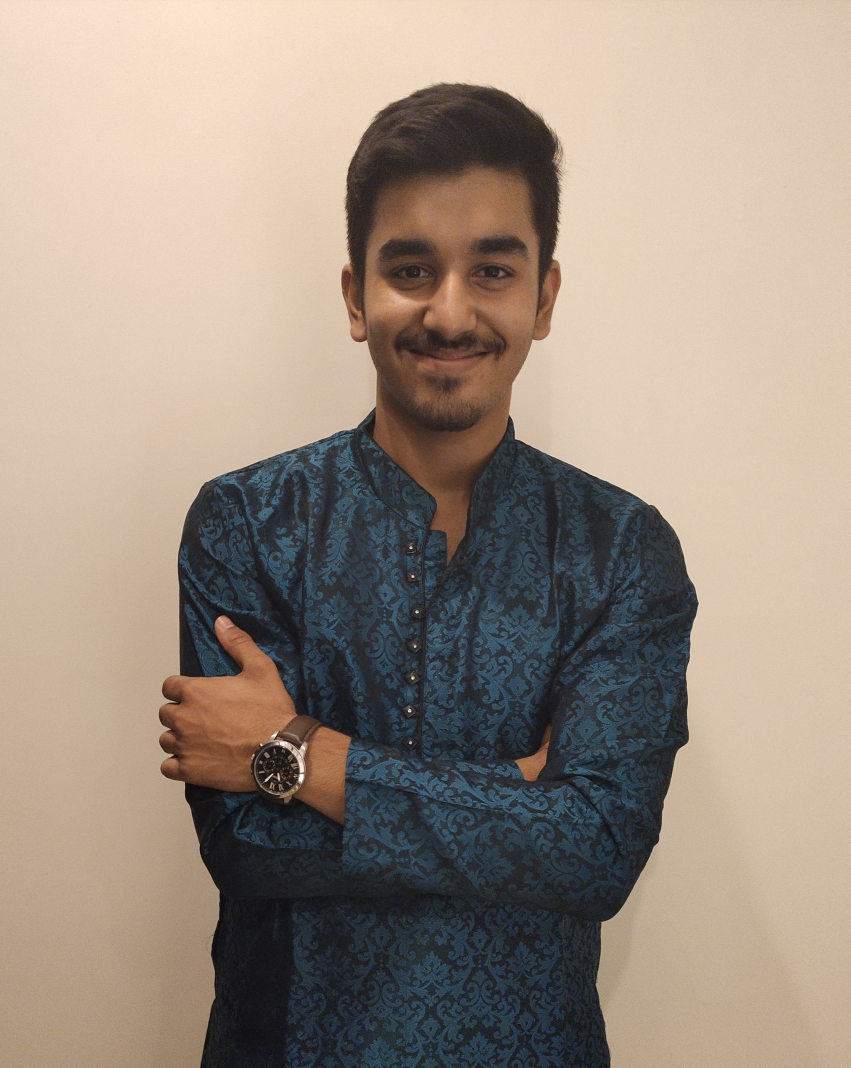
#> input picture data/my_photo.jpg, 2552 x 3204 px, given in place of the camera (shown at 1/3 size)
$ jupyter execute Testing.ipynb
#> lines starting #> are read from the running program, lines starting #| are printed output that depends on the picture; after the words box and inside, x2 and y2 are one past the last pixel; in counts of white or black regions, pixels touching at a corner belong together
#> in web_cam, frame is the input picture: shape (3204, 2552, 3); mean B, G, R 129.4, 142.6, 156.7
[cell 1]
import cv2
import numpy as np
import matplotlib.pyplot as plt
import time

[cell 2]
face_cascade = cv2.CascadeClassifier("data/haarcascade/haarcascade_frontalface_default.xml")

[cell 3]
def detect_face(img):
    img_gray = cv2.cvtColor(img,cv2.COLOR_BGR2GRAY)
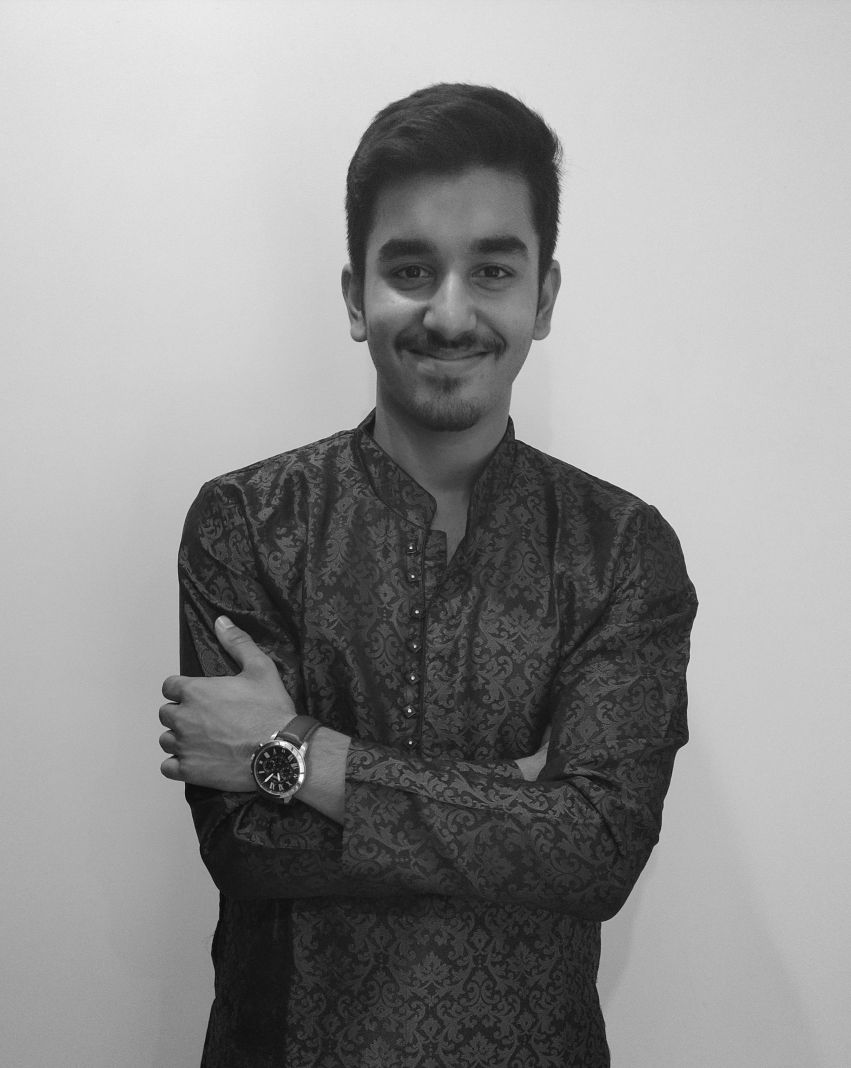
#> img_gray: shape (3204, 2552) (shown at 1/3 size); min 2, max 255, mean 145.3
    new_img = img.copy()
    face_rects = face_cascade.detectMultiScale(img_gray,scaleFactor=1.2,minNeighbors=5)
#> face_rects = [[1154, 1614, 56, 56], [941, 2071, 68, 68], [970, 503, 763, 763]]
    for (x,y,w,h) in face_rects:
        cv2.rectangle(new_img,(x,y),(x+w,y+h),(255,255,255),10)
#> this loop made 3 passes
    return new_img

[cell 4]
def web_cam():
    cap = cv2.VideoCapture(0)
    while True:
        ret, frame = cap.read()
        frame = detect_face(frame)
        cv2.imshow("Video Face Detection",frame)
        k=cv2.waitKey(1)
#> (key Esc is pressed here)
        if k==27:
            break

    cap.release()
    cv2.destroyAllWindows()

[cell 5]
web_cam()

[cell 6]
def img_read():
    while True:
        path=input("Enter the image's path(full path): ")
#> the answer given: data/my_photo.jpg
        pic = cv2.imread(path)
        try:
            Photo=pic.copy()
            break
        except:
            print("Wrong file path entered")
            continue
    Photo=cv2.resize(Photo,(1000,800))
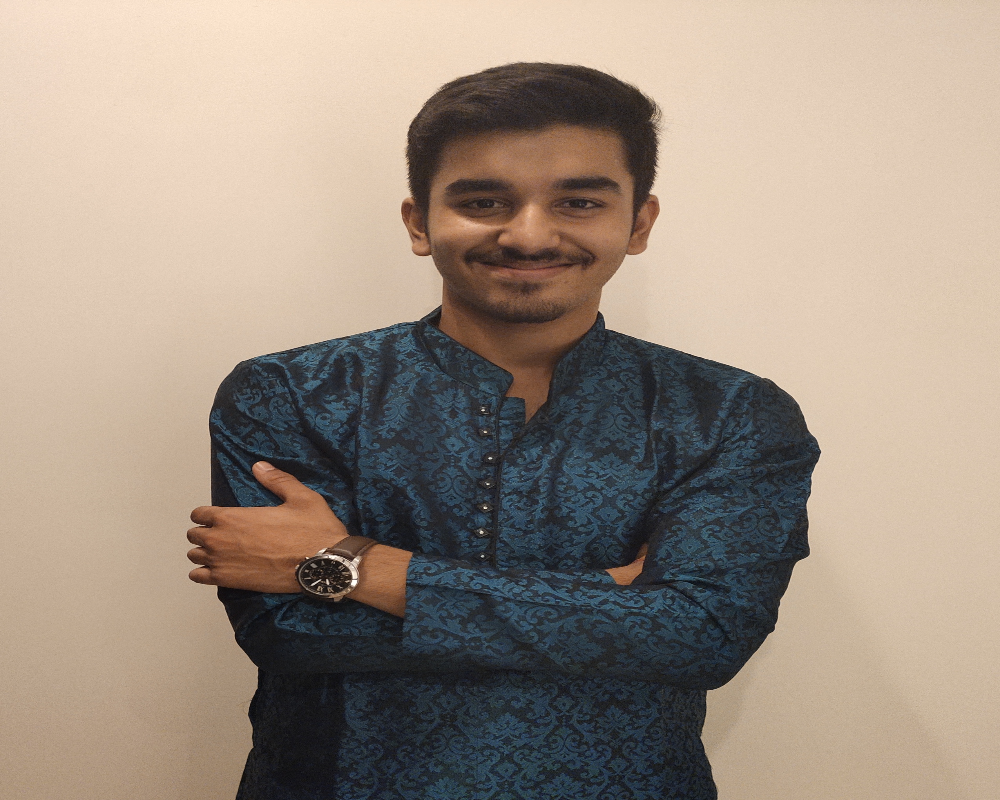
#> Photo: shape (800, 1000, 3); mean B, G, R 129.2, 142.4, 156.5
    result = detect_face(Photo)
#> in detect_face (call 2), `img_gray = cv2.cvtColor(img,cv2.COLOR_BGR2GRAY)`:
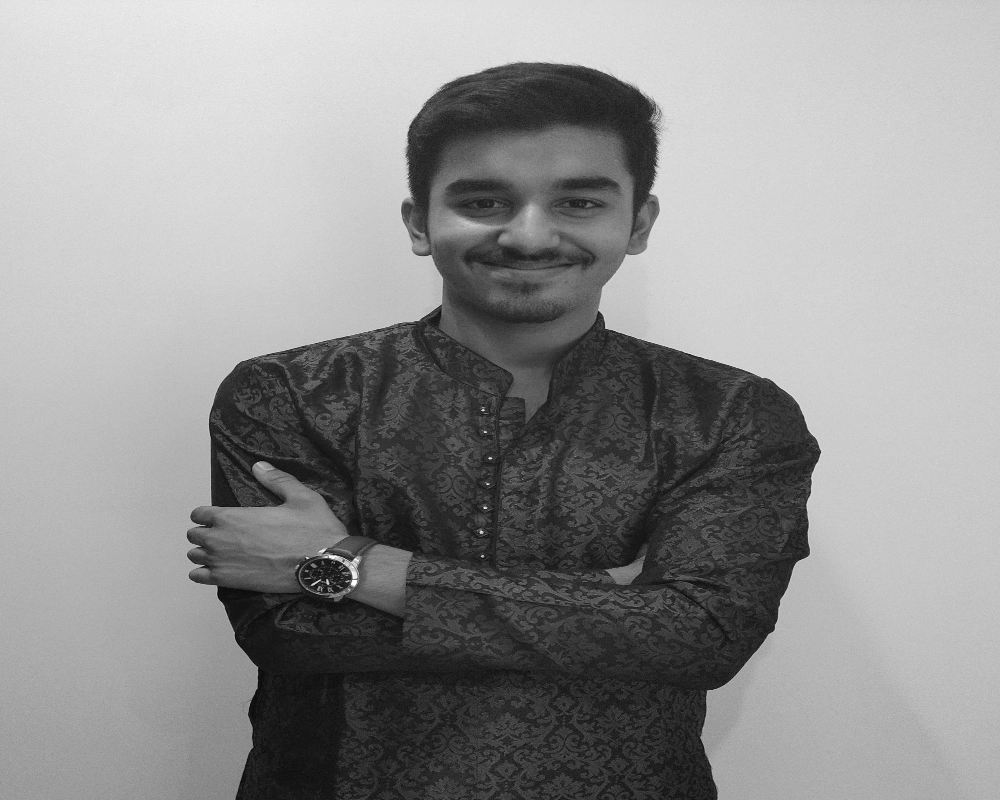
#> img_gray: shape (800, 1000); min 6, max 254, mean 145.1
#> in detect_face (call 2), `face_rects = face_cascade.detectMultiScale(img_gray,scaleFactor=1.2,mi..`: face_rects = [[400, 109, 247, 247]]
#> the loop in detect_face (call 2), `for (x,y,w,h) in face_rects:` made 1 pass
#> after the loop in detect_face (call 2), `for (x,y,w,h) in face_rects:`:
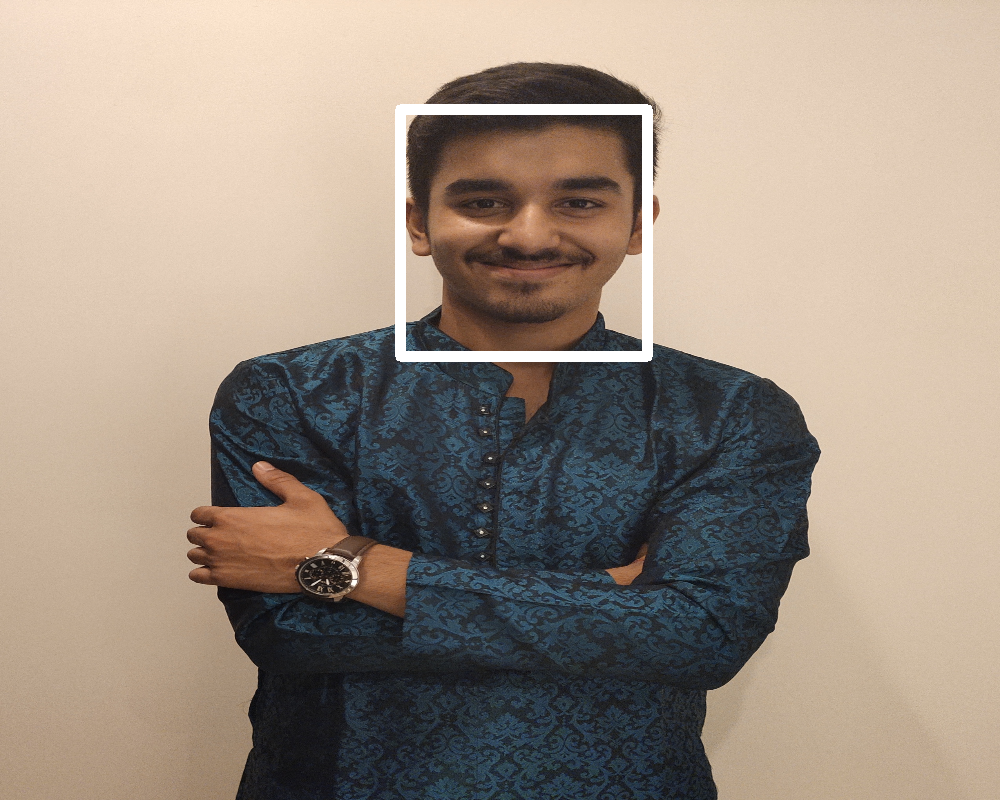
#> new_img: shape (800, 1000, 3); 1.35% of pixels changed, all inside (x1, y1, x2, y2) = (395, 104, 653, 362)
    cv2.imshow("result",result)
    cv2.waitKey()

[cell 7]
img_read()

[cell 8]
def vid_read():
    while True:
        path=input("Enter the video's path/location: ")
#> the answer given: capture.jpg
        cap = cv2.VideoCapture(path)
        if cap.isOpened() == False:
            print("Wrong file path entered")
            continue
        else:
            break
    fps = int(cap.get(cv2.CAP_PROP_FPS))
#> fps = 30
    while cap.isOpened():
        ret,frame = cap.read()
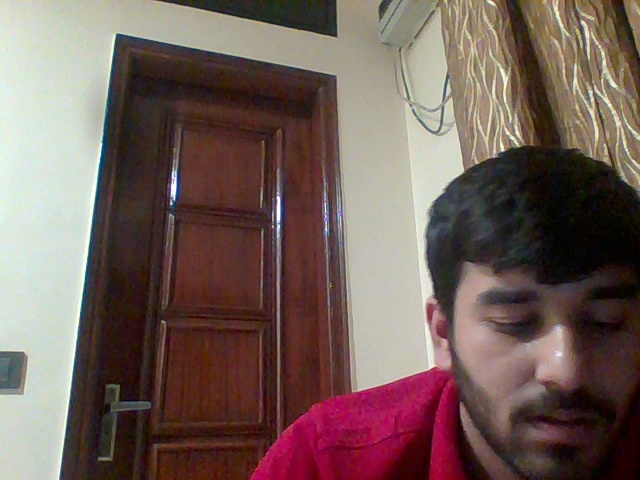
#> input picture capture.jpg, 640 x 480 px
#> frame is the input picture: shape (480, 640, 3); mean B, G, R 89.4, 95.2, 115.1
        if ret == True:
            #time.sleep(1/(fps))
            #no need for applying this becoz haarcascades detection already make it slow
            frame = detect_face(frame)
#> in detect_face (call 3), `img_gray = cv2.cvtColor(img,cv2.COLOR_BGR2GRAY)`:
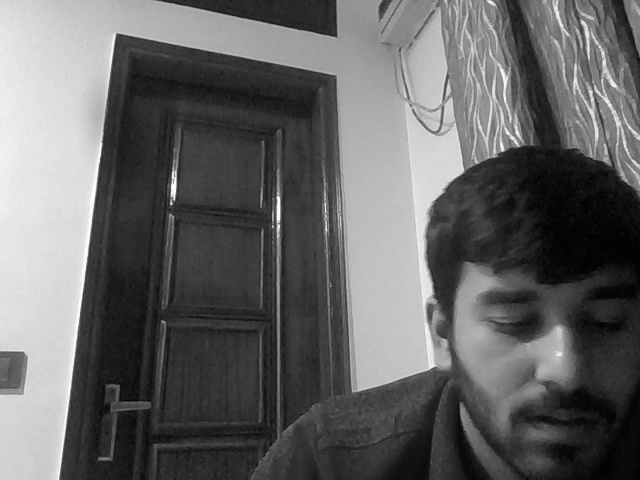
#> img_gray: shape (480, 640); min 0, max 255, mean 100.5
#> in detect_face (call 3), `face_rects = face_cascade.detectMultiScale(img_gray,scaleFactor=1.2,mi..`: face_rects = ()
            cv2.imshow("frame",frame)
            if cv2.waitKey(10) & 0xFF == 27:
#> (key Esc is pressed here)
                break
        else:
            break
    cap.release()
    cv2.destroyAllWindows()

[cell 9]
vid_read()

[cell 10]
def number_input():
    while True:
        try:
            n = int(input("Enter your choice (1-3) "))
            if n in range(1,4):
                return n
            else:
                print("Invalid Choice! Try Again")
        except:
            print("Invalid Choice! Try Again")
#> this loop made 1 pass; the answer given on pass 1: 1

[cell 11]
#-------------DETECT FACES APPLICATION-------------
print("------------------DETECT FACES APPLICATION------------------")
print("{In case of Using WebCam or playing Video press Esc to EXIT}")
print("\n1. Detecting front face using webcam")
print("2. Detecting front face in an image")
print("3. Detetcing front face in a video(Not Quite Good Working)\n")
choice = number_input()
if choice==1:
    web_cam()
#> (key Enter is pressed here)
